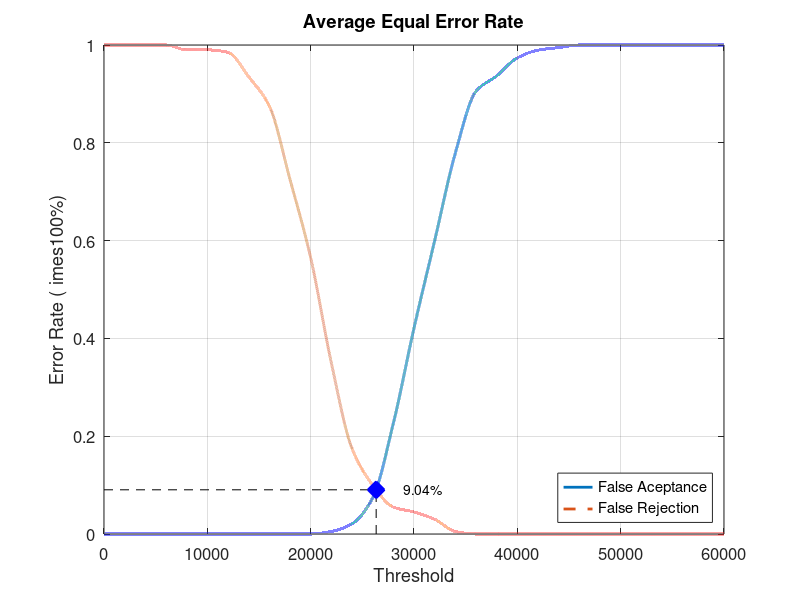
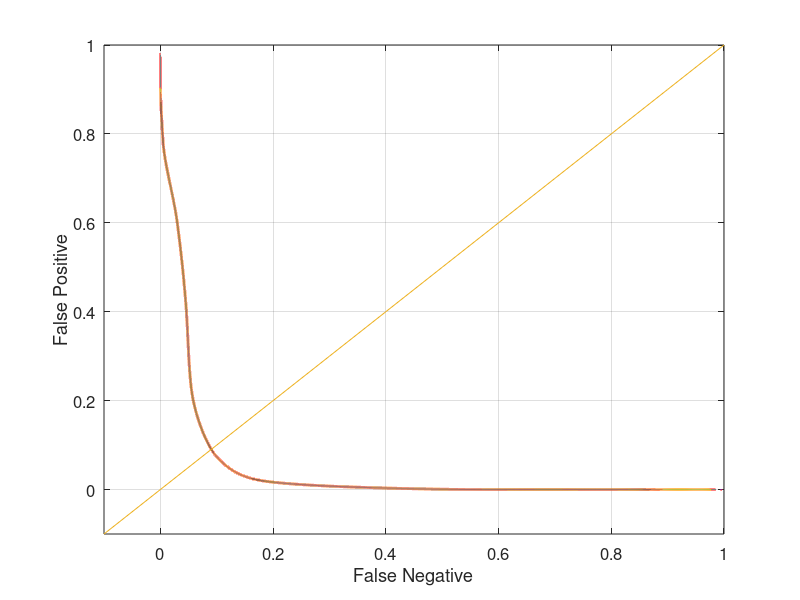

These figures' MATLAB source, in order:
close all;
clear;
clc;
x = 0:2000:60000;
xq = 0:0.5:60000;

y0 = [0 0 0 0 0 0 0 0 0 0 0 0.00526316 0.0210526 0.0736842 0.226316 0.421053 0.6 0.778947 0.905263 0.936842 0.973684 0.989474 0.994737 1 1 1 1 1 1 1 1]
yy0 = interp1(x, y0, xq, 'pchip');
y1 = [1 1 1 1 0.99 0.99 0.985 0.935 0.875 0.725 0.565 0.35 0.175 0.1 0.055 0.045 0.03 0.005 0 0 0 0 0 0 0 0 0 0 0 0 0]
yy1 = interp1(x, y1, xq, 'pchip');

% Calculating EER: 
y2 = abs(y0 - y1);
find(y2 == min(y2))
yy2 = abs(yy0 - yy1);
xEER = find(yy2 == min(yy2));
xEERIndex = xq(xEER) % X-axis EER
yEER = yy0(xEER) % Y-axis EER

main = figure
plot(xq, yy0,'-','LineWidth', 2);	hold on
plot(xq, yy1,'--','LineWidth', 2);	hold on
plot([xEERIndex xEERIndex], [0 yEER], 'k--');	hold on
plot([0 xEERIndex], [yEER yEER], 'k--');	hold on
plot(xEERIndex, yEER, 'bx', 'LineWidth', 10);	hold on
text(xEERIndex + 10 * xEERIndex / 100, yEER, [num2str(round((10000 * yEER)) / 100) '%'])
legend('False Aceptance', 'False Rejection', 'Location', 'SouthEast')
xlabel('Threshold')
ylabel('Error Rate (	imes100%)')
title('Average Equal Error Rate')
set(gca, 'FontSize', 12)
axis([0 60000 0 1])
grid on

print(main, 'Database4_4Main', '-dpng');
FNRxFPR = figure('Color', [1 1 1]);
plot(yy1, yy0, '-', yy1, yy0, 'LineWidth', 2);
hold on
y = -0.1:0.1:1
plot(y, y); 
set(gca, 'FontSize', 12)
xlabel('False Negative')
ylabel('False Positive')
axis([-0.1 1 -0.1 1])
set(gca, 'FontSize', 12)
grid on

print(FNRxFPR, 'Database4_4FNRxFPR','-dpng');
